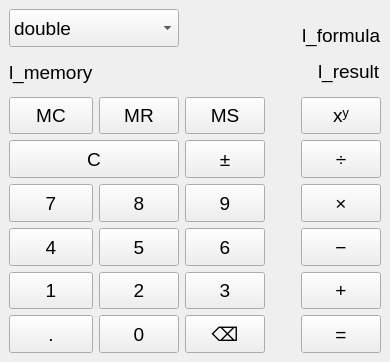
<?xml version="1.0" encoding="UTF-8"?>
<ui version="4.0">
 <class>MainWindow</class>
 <widget class="QMainWindow" name="MainWindow">
  <property name="geometry">
   <rect>
    <x>0</x>
    <y>0</y>
    <width>390</width>
    <height>362</height>
   </rect>
  </property>
  <property name="sizePolicy">
   <sizepolicy hsizetype="Preferred" vsizetype="Preferred">
    <horstretch>0</horstretch>
    <verstretch>0</verstretch>
   </sizepolicy>
  </property>
  <property name="font">
   <font>
    <pointsize>14</pointsize>
   </font>
  </property>
  <property name="windowTitle">
   <string>Калькулятор</string>
  </property>
  <widget class="QWidget" name="centralwidget">
   <property name="sizePolicy">
    <sizepolicy hsizetype="Expanding" vsizetype="Expanding">
     <horstretch>0</horstretch>
     <verstretch>0</verstretch>
    </sizepolicy>
   </property>
   <layout class="QGridLayout" name="gridLayout">
    <item row="7" column="2">
     <widget class="QPushButton" name="pb_plusminus">
      <property name="sizePolicy">
       <sizepolicy hsizetype="Preferred" vsizetype="Preferred">
        <horstretch>0</horstretch>
        <verstretch>0</verstretch>
       </sizepolicy>
      </property>
      <property name="text">
       <string>±</string>
      </property>
     </widget>
    </item>
    <item row="11" column="1">
     <widget class="QPushButton" name="pb_zero">
      <property name="sizePolicy">
       <sizepolicy hsizetype="Preferred" vsizetype="Preferred">
        <horstretch>0</horstretch>
        <verstretch>0</verstretch>
       </sizepolicy>
      </property>
      <property name="text">
       <string>0</string>
      </property>
     </widget>
    </item>
    <item row="9" column="2">
     <widget class="QPushButton" name="pb_six">
      <property name="sizePolicy">
       <sizepolicy hsizetype="Preferred" vsizetype="Preferred">
        <horstretch>0</horstretch>
        <verstretch>0</verstretch>
       </sizepolicy>
      </property>
      <property name="text">
       <string>6</string>
      </property>
     </widget>
    </item>
    <item row="6" column="0">
     <widget class="QPushButton" name="pb_MC">
      <property name="sizePolicy">
       <sizepolicy hsizetype="Preferred" vsizetype="Preferred">
        <horstretch>0</horstretch>
        <verstretch>0</verstretch>
       </sizepolicy>
      </property>
      <property name="text">
       <string>MC</string>
      </property>
     </widget>
    </item>
    <item row="8" column="0">
     <widget class="QPushButton" name="pb_seven">
      <property name="sizePolicy">
       <sizepolicy hsizetype="Preferred" vsizetype="Preferred">
        <horstretch>0</horstretch>
        <verstretch>0</verstretch>
       </sizepolicy>
      </property>
      <property name="text">
       <string>7</string>
      </property>
     </widget>
    </item>
    <item row="9" column="4">
     <spacer name="horizontalSpacer_2">
      <property name="orientation">
       <enum>Qt::Horizontal</enum>
      </property>
      <property name="sizeType">
       <enum>QSizePolicy::Preferred</enum>
      </property>
      <property name="sizeHint" stdset="0">
       <size>
        <width>40</width>
        <height>20</height>
       </size>
      </property>
     </spacer>
    </item>
    <item row="10" column="1">
     <widget class="QPushButton" name="pb_two">
      <property name="sizePolicy">
       <sizepolicy hsizetype="Preferred" vsizetype="Preferred">
        <horstretch>0</horstretch>
        <verstretch>0</verstretch>
       </sizepolicy>
      </property>
      <property name="text">
       <string>2</string>
      </property>
     </widget>
    </item>
    <item row="8" column="1">
     <widget class="QPushButton" name="pb_eight">
      <property name="sizePolicy">
       <sizepolicy hsizetype="Preferred" vsizetype="Preferred">
        <horstretch>0</horstretch>
        <verstretch>0</verstretch>
       </sizepolicy>
      </property>
      <property name="text">
       <string>8</string>
      </property>
     </widget>
    </item>
    <item row="8" column="2">
     <widget class="QPushButton" name="pb_nine">
      <property name="sizePolicy">
       <sizepolicy hsizetype="Preferred" vsizetype="Preferred">
        <horstretch>0</horstretch>
        <verstretch>0</verstretch>
       </sizepolicy>
      </property>
      <property name="text">
       <string>9</string>
      </property>
     </widget>
    </item>
    <item row="6" column="1">
     <widget class="QPushButton" name="pb_MR">
      <property name="sizePolicy">
       <sizepolicy hsizetype="Preferred" vsizetype="Preferred">
        <horstretch>0</horstretch>
        <verstretch>0</verstretch>
       </sizepolicy>
      </property>
      <property name="text">
       <string>MR</string>
      </property>
     </widget>
    </item>
    <item row="10" column="2">
     <widget class="QPushButton" name="pb_three">
      <property name="sizePolicy">
       <sizepolicy hsizetype="Preferred" vsizetype="Preferred">
        <horstretch>0</horstretch>
        <verstretch>0</verstretch>
       </sizepolicy>
      </property>
      <property name="text">
       <string>3</string>
      </property>
     </widget>
    </item>
    <item row="9" column="6">
     <widget class="QPushButton" name="pb_sub">
      <property name="sizePolicy">
       <sizepolicy hsizetype="Preferred" vsizetype="Preferred">
        <horstretch>0</horstretch>
        <verstretch>0</verstretch>
       </sizepolicy>
      </property>
      <property name="text">
       <string>−</string>
      </property>
     </widget>
    </item>
    <item row="10" column="6">
     <widget class="QPushButton" name="pb_add">
      <property name="sizePolicy">
       <sizepolicy hsizetype="Preferred" vsizetype="Preferred">
        <horstretch>0</horstretch>
        <verstretch>0</verstretch>
       </sizepolicy>
      </property>
      <property name="text">
       <string>+</string>
      </property>
     </widget>
    </item>
    <item row="6" column="6">
     <widget class="QPushButton" name="pb_degr">
      <property name="sizePolicy">
       <sizepolicy hsizetype="Preferred" vsizetype="Preferred">
        <horstretch>0</horstretch>
        <verstretch>0</verstretch>
       </sizepolicy>
      </property>
      <property name="text">
       <string>xʸ</string>
      </property>
     </widget>
    </item>
    <item row="9" column="0">
     <widget class="QPushButton" name="pb_four">
      <property name="sizePolicy">
       <sizepolicy hsizetype="Preferred" vsizetype="Preferred">
        <horstretch>0</horstretch>
        <verstretch>0</verstretch>
       </sizepolicy>
      </property>
      <property name="text">
       <string>4</string>
      </property>
     </widget>
    </item>
    <item row="11" column="2">
     <widget class="QPushButton" name="pb_dellete">
      <property name="sizePolicy">
       <sizepolicy hsizetype="Preferred" vsizetype="Preferred">
        <horstretch>0</horstretch>
        <verstretch>0</verstretch>
       </sizepolicy>
      </property>
      <property name="text">
       <string>⌫</string>
      </property>
     </widget>
    </item>
    <item row="6" column="5" rowspan="6">
     <spacer name="verticalSpacer">
      <property name="orientation">
       <enum>Qt::Vertical</enum>
      </property>
      <property name="sizeHint" stdset="0">
       <size>
        <width>20</width>
        <height>40</height>
       </size>
      </property>
     </spacer>
    </item>
    <item row="10" column="0">
     <widget class="QPushButton" name="pb_one">
      <property name="sizePolicy">
       <sizepolicy hsizetype="Preferred" vsizetype="Preferred">
        <horstretch>0</horstretch>
        <verstretch>0</verstretch>
       </sizepolicy>
      </property>
      <property name="text">
       <string>1</string>
      </property>
     </widget>
    </item>
    <item row="11" column="0">
     <widget class="QPushButton" name="tb_extra">
      <property name="sizePolicy">
       <sizepolicy hsizetype="Preferred" vsizetype="Preferred">
        <horstretch>0</horstretch>
        <verstretch>0</verstretch>
       </sizepolicy>
      </property>
      <property name="text">
       <string>.</string>
      </property>
     </widget>
    </item>
    <item row="5" column="6" alignment="Qt::AlignRight|Qt::AlignVCenter">
     <widget class="QLabel" name="l_result">
      <property name="sizePolicy">
       <sizepolicy hsizetype="Expanding" vsizetype="Preferred">
        <horstretch>0</horstretch>
        <verstretch>0</verstretch>
       </sizepolicy>
      </property>
      <property name="text">
       <string>l_result</string>
      </property>
     </widget>
    </item>
    <item row="7" column="0" colspan="2">
     <widget class="QPushButton" name="pb_null">
      <property name="sizePolicy">
       <sizepolicy hsizetype="Preferred" vsizetype="Preferred">
        <horstretch>0</horstretch>
        <verstretch>0</verstretch>
       </sizepolicy>
      </property>
      <property name="text">
       <string>C</string>
      </property>
     </widget>
    </item>
    <item row="9" column="1">
     <widget class="QPushButton" name="pb_five">
      <property name="sizePolicy">
       <sizepolicy hsizetype="Preferred" vsizetype="Preferred">
        <horstretch>0</horstretch>
        <verstretch>0</verstretch>
       </sizepolicy>
      </property>
      <property name="text">
       <string>5</string>
      </property>
     </widget>
    </item>
    <item row="8" column="6">
     <widget class="QPushButton" name="pb_mult">
      <property name="sizePolicy">
       <sizepolicy hsizetype="Preferred" vsizetype="Preferred">
        <horstretch>0</horstretch>
        <verstretch>0</verstretch>
       </sizepolicy>
      </property>
      <property name="text">
       <string>×</string>
      </property>
     </widget>
    </item>
    <item row="7" column="6">
     <widget class="QPushButton" name="pb_div">
      <property name="sizePolicy">
       <sizepolicy hsizetype="Preferred" vsizetype="Preferred">
        <horstretch>0</horstretch>
        <verstretch>0</verstretch>
       </sizepolicy>
      </property>
      <property name="text">
       <string>÷</string>
      </property>
     </widget>
    </item>
    <item row="11" column="6">
     <widget class="QPushButton" name="pb_res">
      <property name="sizePolicy">
       <sizepolicy hsizetype="Preferred" vsizetype="Preferred">
        <horstretch>0</horstretch>
        <verstretch>0</verstretch>
       </sizepolicy>
      </property>
      <property name="text">
       <string>=</string>
      </property>
     </widget>
    </item>
    <item row="6" column="2">
     <widget class="QPushButton" name="pb_MS">
      <property name="sizePolicy">
       <sizepolicy hsizetype="Preferred" vsizetype="Preferred">
        <horstretch>0</horstretch>
        <verstretch>0</verstretch>
       </sizepolicy>
      </property>
      <property name="text">
       <string>MS</string>
      </property>
     </widget>
    </item>
    <item row="4" column="6" alignment="Qt::AlignRight|Qt::AlignBottom">
     <widget class="QLabel" name="l_formula">
      <property name="sizePolicy">
       <sizepolicy hsizetype="Expanding" vsizetype="Preferred">
        <horstretch>0</horstretch>
        <verstretch>0</verstretch>
       </sizepolicy>
      </property>
      <property name="text">
       <string>l_formula</string>
      </property>
     </widget>
    </item>
    <item row="5" column="0" alignment="Qt::AlignLeft">
     <widget class="QLabel" name="l_memory">
      <property name="sizePolicy">
       <sizepolicy hsizetype="Expanding" vsizetype="Preferred">
        <horstretch>0</horstretch>
        <verstretch>0</verstretch>
       </sizepolicy>
      </property>
      <property name="text">
       <string>l_memory</string>
      </property>
     </widget>
    </item>
    <item row="4" column="0" colspan="2">
     <widget class="QComboBox" name="cmb_controller">
      <property name="sizePolicy">
       <sizepolicy hsizetype="Preferred" vsizetype="Preferred">
        <horstretch>0</horstretch>
        <verstretch>0</verstretch>
       </sizepolicy>
      </property>
      <item>
       <property name="text">
        <string>double</string>
       </property>
      </item>
      <item>
       <property name="text">
        <string>float</string>
       </property>
      </item>
      <item>
       <property name="text">
        <string>uint8_t</string>
       </property>
      </item>
      <item>
       <property name="text">
        <string>int</string>
       </property>
      </item>
      <item>
       <property name="text">
        <string>int64_t</string>
       </property>
      </item>
      <item>
       <property name="text">
        <string>size_t</string>
       </property>
      </item>
      <item>
       <property name="text">
        <string>Rational</string>
       </property>
      </item>
     </widget>
    </item>
   </layout>
  </widget>
 </widget>
 <resources/>
 <connections/>
</ui>
